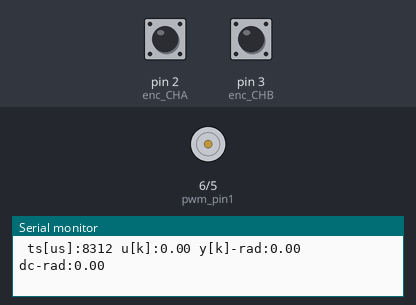
Bench run of a sketch on a simulated Arduino Uno, built with avr-gcc and run on an emulated ATmega328P. Parts: motor-driver pin pairs drawn as motors (green arrow = first pin HIGH = forward, orange = second pin HIGH = backward, longer = more drive), the last lines printed to the serial monitor. Inputs (shaded band) come from the test bench; at power-on: pin 2 (enc_CHA) HIGH, pin 3 (enc_CHB) HIGH.

Above: at 1.2 s.
At 3.8 s:
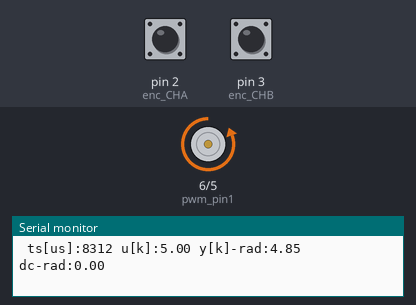
Timing chart, 0 to 6.6 s (numbered marks = the images above):
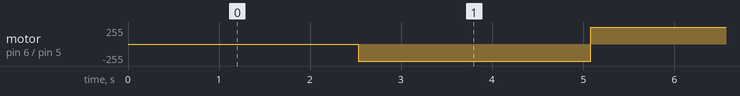

Measured:
- by itself, motor on pin 6 (pwm_pin1) / pin 5 (pwm_pin2): alternates forward 255/255 for 2.6 s and backward 255/255 for 2.5 s

The sketch:

dcmotor_digital_control.ino
```cpp
#include <stdint.h>
#include "utils.h"

//discretized2nd order open loop dc motor coefficiencts
#define A0 1.0000
#define A1 -0.9983
#define A2 -0.001747
#define B0  0.02156
#define B1 0.04312
#define B2  0.02156

//simulation signals
float yk = 0, yk_1 = 0, yk_2 = 0, uk = 0, uk_1 = 0, uk_2 = 0;
float uks[3] = { 0, 0, 0 };
float yks[3] = { 0, 0, 0 };


void setup() {
  // put your setup code here, to run once:
  pinMode(pwm_pin1, OUTPUT);
  pinMode(pwm_pin2, OUTPUT);
  setup_encoder_ISR(enc_CHA, enc_CHB);


  Serial.begin(9600);
}

void loop() {
  // put your main code here, to run repeatedly:
  unsigned long start_time = micros();

  //uint8_t pwm_state = pwm(pwm_pin1,50,200);

  float max_min_amp[2] = { -5.0, 5.0 };
  uk = square_wave(max_min_amp, 50, 0.2);
  cmd_dc_motor(uk, max_min_amp);

  yk = (B0 / A0) * uks[0] + (B1 / A0) * uks[1] + (B2 / A0) * uks[2] - (A1 / A0) * yks[1] - (A2 / A0) * yks[2];
  pushBack(uk, uks, sizeof(uks) / sizeof(uks[0]));
  pushBack(yk, yks, sizeof(yks) / sizeof(yks[0]));

 //delay(50);

  Serial.print(" ts[us]:");
  Serial.print(micros() - start_time);
  Serial.print(" u[k]:");
  Serial.print(uk);
  Serial.print(" y[k]-rad:");
  Serial.print(yk);
  Serial.print(" dc-rad:");
  Serial.println(((float)enc_pulses_count / (float)enc_counts_per_rev) * 2 * PI);
}
```

utils.h
```cpp
#include <stdint.h>
#ifndef PWM_H

#define PWM_H


#define pwm_pin1 6
#define pwm_pin2 5


//by default pinmode is INPUT no need to set
#define enc_CHA 2
#define enc_CHB 3

#define enc_counts_per_rev 1024


float rad_angle;
volatile long enc_pulses_count = 0;

uint8_t pwm(uint8_t pin, float duty_cycle, float frequency);
float square_wave(float *amplitude, float duty_cycle, float frequency);
void cmd_dc_motor(float voltage, float *min_max_limit);
void pushBack(float x_new, float *x_array, uint8_t array_size);


#endif
```

utils.ino
```cpp
#include <stdint.h>
#include "utils.h"


uint8_t pwm(uint8_t pin, float duty_cycle, float frequency) {
  unsigned long pwm_period = (1 / frequency) * 1e6;
  unsigned long current_time = micros();
  static unsigned long start_time = current_time;
  static uint8_t pwm_state;

  unsigned long on_duration = (duty_cycle / 100) * pwm_period;
  unsigned long off_duration = pwm_period - on_duration;


  //(current_time - )%pwm_period >= 0? trigger_off_state = 1: trigger_on_state = 0;
  switch (pwm_state) {
    case 0:

      if ((current_time - start_time) >= off_duration) {
        digitalWrite(pin, HIGH);
        pwm_state = 1;
        start_time = current_time;
      }

      break;
    case 1:
      if ((current_time - start_time) >= on_duration) {
        digitalWrite(pin, LOW);
        pwm_state = 0;
        start_time = current_time;
      }
      break;
  }

  return pwm_state;
}

float square_wave(float *amplitude, float duty_cycle, float frequency) {
  unsigned long pwm_period = (1 / frequency) * 1e6;
  unsigned long current_time = micros();
  static unsigned long start_time = current_time;
  static float signal;
  static uint8_t sig_state;

  unsigned long on_duration = (duty_cycle / 100) * pwm_period;
  unsigned long off_duration = pwm_period - on_duration;


  //(current_time - )%pwm_period >= 0? trigger_off_state = 1: trigger_on_state = 0;
  sig_state = signal > (amplitude[0]+amplitude[1])/2;
  switch (sig_state) {
    case 0:

      if ((current_time - start_time) >= off_duration) {
        signal = amplitude[1];
        start_time = current_time;
      }

      break;
    case 1:
      if ((current_time - start_time) >= on_duration) {
        signal = amplitude[0];
        start_time = current_time;
      }
      break;
  }

  return signal;
}

void cmd_dc_motor(float voltage,float *min_max_limit) {
  uint8_t direction = voltage > 0 ? 1 : 0;
  switch (direction) {
    case 0:
      analogWrite(pwm_pin1,abs(voltage/min_max_limit[1])*255);
      //pwm(pwm_pin1, 100, 100);
      analogWrite(pwm_pin2, 0);

      break;

    case 1:
      analogWrite(pwm_pin2, abs(voltage/min_max_limit[0])*255);
      //pwm(pwm_pin1, 100, 100);
      analogWrite(pwm_pin1, 0);
      break;
  }
}

void pushBack(float x_new, float *x_array, uint8_t array_size) {
  for (uint8_t i = array_size - 1; i > 0; i = i - 1) {
    x_array[i] = x_array[i - 1];
  }

  x_array[0] = x_new;
};


void setup_encoder_ISR(uint8_t enc_pinA, uint8_t enc_pinB) {
  attachInterrupt(digitalPinToInterrupt(enc_pinA), CHA_ISR, RISING);
  attachInterrupt(digitalPinToInterrupt(enc_pinB), CHB_ISR, RISING);
}

void CHA_ISR() {
  digitalRead(enc_CHB) ? enc_pulses_count += 0 : enc_pulses_count += 1;
}


void CHB_ISR() {
  digitalRead(enc_CHA) ? enc_pulses_count += 0 : enc_pulses_count -= 1;
}
```
